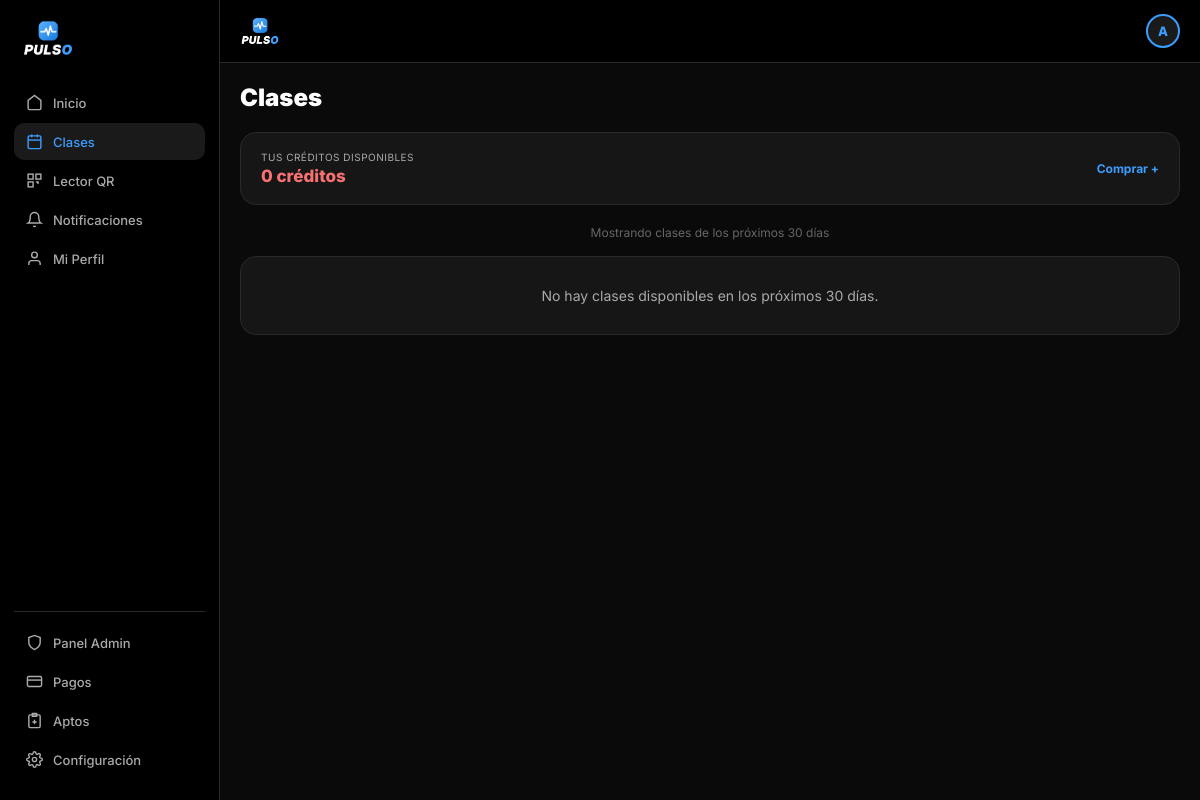
The page /clases.php (signed in) on the database its author committed.
### tables this page shows
CREATE TABLE IF NOT EXISTS configuracion (
  id int(11) NOT NULL DEFAULT 1,
  nombre_gimnasio varchar(100) NOT NULL DEFAULT 'Pulso',
  logo varchar(255) NOT NULL DEFAULT 'logo_pulso.png',
  email_contacto varchar(150) DEFAULT '',
  telefono varchar(30) DEFAULT '',
  direccion varchar(200) DEFAULT '',
  dias_vencimiento int(11) NOT NULL DEFAULT 31,
  whatsapp_activo tinyint(1) NOT NULL DEFAULT 0,
  dias_aviso_vencimiento int(11) NOT NULL DEFAULT 3,
  creditos_aviso int(11) NOT NULL DEFAULT 3,
  horas_cancelacion int(11) NOT NULL DEFAULT 20,
  PRIMARY KEY (id)
);

CREATE TABLE IF NOT EXISTS registronuevo (
  id int(11) NOT NULL AUTO_INCREMENT,
  nombre varchar(100) NOT NULL,
  apellido varchar(100) NOT NULL,
  email varchar(150) DEFAULT NULL,
  user varchar(80) NOT NULL,
  pass varchar(255) NOT NULL,
  telefono varchar(30) DEFAULT NULL,
  genero varchar(20) DEFAULT NULL,
  rol enum('alumno','administrador') DEFAULT 'alumno',
  creditos int(11) DEFAULT 0,
  vencimiento_creditos date DEFAULT NULL,
  apto_medico tinyint(1) DEFAULT 0,
  fecha_registro datetime DEFAULT current_timestamp(),
  apto_medico_archivo varchar(255) DEFAULT NULL,
  apto_estado enum('sin_cargar','pendiente','aprobado','rechazado') NOT NULL DEFAULT 'sin_cargar',
  apto_motivo varchar(255) DEFAULT NULL,
  apto_fecha_subida datetime DEFAULT NULL,
  apto_fecha_revision datetime DEFAULT NULL,
  wa_avisos tinyint(1) NOT NULL DEFAULT 1,
  aviso_venc_enviado date DEFAULT NULL,
  PRIMARY KEY (id),
  UNIQUE KEY user (user),
  UNIQUE KEY email (email)
);

### config.php (called while the page is built, shortened)
<?php
function cfg($clave, $por_defecto = '')
{
    global $conex;
    static $datos = null;
    if ($datos === null) {
        $res = mysqli_query($conex, "SELECT * FROM configuracion WHERE id = 1");
        $datos = ($res && mysqli_num_rows($res) > 0) ? mysqli_fetch_assoc($res) : array();
    }
    return (isset($datos[$clave]) && $datos[$clave] !== '') ? $datos[$clave] : $por_defecto;
}
function gym_nombre() { return htmlspecialchars(cfg('nombre_gimnasio', 'Pulso')); }
function gym_logo()   { return htmlspecialchars(cfg('logo', 'logo_pulso.png')); }

### auth.php (called while the page is built, shortened)
<?php
require_once __DIR__ . '/config.php';
function rol_actual()
{
    return isset($_SESSION['rol']) ? $_SESSION['rol'] : 'alumno';
}
function inicial_usuario_actual()
{
    return strtoupper(substr($_SESSION['usuario'], 0, 1));
}
?>

### clases.php (the view, shortened to what this page needs)
<?php
require_once 'auth.php';
$pagina_activa = 'clases';
$uid = $_SESSION['usuario_id'];
$res_cred = mysqli_query($conex, "SELECT creditos FROM registronuevo WHERE id=$uid LIMIT 1");
$alumno = mysqli_fetch_assoc($res_cred);
$creditos = (int)($alumno['creditos'] ?? 0);
$horas_baja = max(0, (int)cfg('horas_cancelacion', 20));
$dias_es = ['Domingo','Lunes','Martes','Miércoles','Jueves','Viernes','Sábado'];
$dias_corto = ['Dom','Lun','Mar','Mié','Jue','Vie','Sáb'];
?>
<!DOCTYPE html>
<html lang="es">
<head>
  <link rel="stylesheet" href="styles.css">
</head>
<body>
<?php include '_layout_nav.php'; ?>
<div class="page-body">
  <div class="page-title">Clases</div>
  <div class="next-class" style="margin-bottom:20px">
    <div>
      <div class="next-label">Tus créditos disponibles</div>
      <div class="next-name" style="color:<?= $creditos>0?'var(--blue)':'var(--red)' ?>"><?= $creditos ?> créditos</div>
    </div>
    <?php if ($creditos == 0): ?>
      <a href="acceso_alumno.php" style="color:var(--blue);font-size:12px;font-weight:700;text-decoration:none">Comprar +</a>
    <?php endif; ?>
  </div>
  <div style="font-size:12px;color:var(--text3);margin-bottom:16px;text-align:center">
    Mostrando clases de los próximos 30 días
  </div>
  <?php
  $clases = [];
  if (empty($clases)): ?>
    <div class="notif-card" style="text-align:center;padding:30px;">
      <div style="font-size:14px;color:var(--text2)">No hay clases disponibles en los próximos 30 días.</div>
    </div>
  <?php else: foreach ($clases as $fecha => $items):
    $ts = strtotime($fecha);
    $label = $dias_es[date('w',$ts)] . ' ' . date('d', $ts);
  ?>
  <div style="margin-bottom:20px">
    <div class="day-label"><?= $label ?></div>
    <?php foreach ($items as $c):
      $yo = (bool)$c['yo_inscripto'];
      $disponibles = max(0, ($c['capacidad'] ?? 20) - $c['inscriptos']);
    ?>
    <div class="class-card">
      <div class="date-box">
        <div class="date-num"><?= date('d', $ts) ?></div>
        <div class="date-day"><?= $dias_corto[date('w',$ts)] ?></div>
      </div>
      <div class="class-info">
        <div class="class-name"><?= htmlspecialchars($c['nombre']) ?></div>
        <div class="class-time"><?= substr($c['hora_inicio'],0,5) ?> - <?= substr($c['hora_fin'],0,5) ?></div>
        <div class="class-spots"><?= $disponibles ?> lugares disponibles</div>
      </div>
      <?php if ($yo):
        $inicio = strtotime($c['fecha'] . ' ' . $c['hora_inicio']);
        $faltan = $inicio - time();
        $devuelve = $faltan >= $horas_baja * 3600;
        $msj = $devuelve
          ? '¿Darte de baja de ' . $c['nombre'] . '? Se te devuelve el crédito.'
          : 'Faltan menos de ' . $horas_baja . ' horas para la clase. Si te das de baja liberás tu lugar, pero el crédito NO se devuelve. ¿Darte de baja igual?';
      ?>
        <div class="acciones-clase">
          <span class="btn-class active">Inscripto ✓</span>
          <?php if ($faltan > 0): ?>
          <form method="post" onsubmit="return confirm(<?= htmlspecialchars(json_encode($msj), ENT_QUOTES) ?>)">
            <input type="hidden" name="clase_id" value="<?= $c['id'] ?>">
            <button type="submit" name="cancelar" class="btn-baja">Darme de baja</button>
          </form>
          <?php endif; ?>
        </div>
      <?php elseif ($creditos > 0 && $disponibles > 0): ?>
        <form method="post">
          <input type="hidden" name="clase_id" value="<?= $c['id'] ?>">
          <button type="submit" name="inscribir" class="btn-class">Anotarme</button>
        </form>
      <?php elseif ($creditos == 0): ?>
        <span class="btn-class" style="opacity:.4;cursor:default;font-size:10px">Sin créditos</span>
      <?php else: ?>
        <span class="btn-class" style="opacity:.4;cursor:default">Completa</span>
      <?php endif; ?>
    </div>
    <?php endforeach; ?>
  </div>
  <?php endforeach; endif; ?>
</div>
<?php include '_layout_nav_close.php'; ?>
</body>
</html>

### _layout_nav.php (shortened to what this page needs)
<?php
$inicial = inicial_usuario_actual();
$es_admin = (rol_actual() === 'administrador');
$qr_link = $es_admin ? 'admin_escanear_qr.php' : 'qr.php';
?>
<div class="app-layout">
<aside class="sidebar">
  <div class="sidebar-logo">
    <img src="<?= gym_logo() ?>" alt="<?= gym_nombre() ?>" style="height:36px;width:auto;object-fit:contain;display:block">
  </div>
  <a href="acceso_alumno.php" class="sidebar-item <?= ($pagina_activa==='home') ? 'active':'' ?>">
    <svg viewBox="0 0 24 24" fill="none" stroke="currentColor" stroke-width="2"><path d="M3 9l9-7 9 7v11a2 2 0 01-2 2H5a2 2 0 01-2-2z"/></svg> Inicio
  </a>
  <a href="clases.php" class="sidebar-item <?= ($pagina_activa==='clases') ? 'active':'' ?>">
    <svg viewBox="0 0 24 24" fill="none" stroke="currentColor" stroke-width="2"><rect x="3" y="4" width="18" height="18" rx="2"/><line x1="16" y1="2" x2="16" y2="6"/><line x1="8" y1="2" x2="8" y2="6"/><line x1="3" y1="10" x2="21" y2="10"/></svg> Clases
  </a>
  <a href="<?= $qr_link ?>" class="sidebar-item <?= ($pagina_activa==='qr') ? 'active':'' ?>">
    <svg viewBox="0 0 24 24" fill="none" stroke="currentColor" stroke-width="2"><rect x="3" y="3" width="7" height="7"/><rect x="14" y="3" width="7" height="7"/><rect x="3" y="14" width="7" height="7"/><path d="M14 14h3v3M18 14v.01M14 18h.01M18 18h.01"/></svg>
    <?= $es_admin ? 'Lector QR' : 'Mi QR' ?>
  </a>
  <a href="notificaciones.php" class="sidebar-item <?= ($pagina_activa==='notif') ? 'active':'' ?>">
    <svg viewBox="0 0 24 24" fill="none" stroke="currentColor" stroke-width="2"><path d="M18 8A6 6 0 006 8c0 7-3 9-3 9h18s-3-2-3-9"/><path d="M13.73 21a2 2 0 01-3.46 0"/></svg> Notificaciones
  </a>
  <a href="perfil.php" class="sidebar-item <?= ($pagina_activa==='perfil') ? 'active':'' ?>">
    <svg viewBox="0 0 24 24" fill="none" stroke="currentColor" stroke-width="2"><path d="M20 21v-2a4 4 0 00-4-4H8a4 4 0 00-4 4v2"/><circle cx="12" cy="7" r="4"/></svg> Mi Perfil
  </a>
  <?php if ($es_admin): ?>
  <div class="sidebar-footer">
    <a href="acceso_administrador.php" class="sidebar-item <?= ($pagina_activa==='admin') ? 'active':'' ?>">
      <svg viewBox="0 0 24 24" fill="none" stroke="currentColor" stroke-width="2"><path d="M12 22s8-4 8-10V5l-8-3-8 3v7c0 6 8 10 8 10z"/></svg> Panel Admin
    </a>
    <a href="admin_pagos.php" class="sidebar-item <?= ($pagina_activa==='pagos') ? 'active':'' ?>">
      <svg viewBox="0 0 24 24" fill="none" stroke="currentColor" stroke-width="2"><rect x="2" y="5" width="20" height="14" rx="2"/><line x1="2" y1="10" x2="22" y2="10"/></svg> Pagos
    </a>
    <a href="admin_aptos.php" class="sidebar-item <?= ($pagina_activa==='aptos') ? 'active':'' ?>">
      <svg viewBox="0 0 24 24" fill="none" stroke="currentColor" stroke-width="2"><path d="M9 2h6v4H9z"/><rect x="4" y="4" width="16" height="18" rx="2"/><path d="M12 11v6M9 14h6"/></svg> Aptos
    </a>
    <a href="admin_configuracion.php" class="sidebar-item <?= ($pagina_activa==='config') ? 'active':'' ?>">
      Configuración
    </a>
  </div>
  <?php endif; ?>
</aside>
<div class="main-content">
<header class="app-header">
  <img src="<?= gym_logo() ?>" alt="<?= gym_nombre() ?>" style="height:28px;width:auto;object-fit:contain">
  <a href="perfil.php" class="avatar-sm"><?= htmlspecialchars($inicial) ?></a>
</header>

### styles.css (style rules this page uses)
:root { --bg: #0a0a0a; --bg2: #111111; --bg3: #1a1a1a; --card: #161616; --border: #2a2a2a; --blue: #3b9eff; --blue-dark: #1a7de0; --text: #ffffff; --text2: #aaaaaa; --text3: #666666; --green: #4ade80; --red: #f87171; }
* { margin: 0; padding: 0; box-sizing: border-box; }
body { font-family: 'Inter', sans-serif; background: var(--bg); color: var(--text); min-height: 100vh; }
.app-header { background: #000; padding: 14px 20px; display: flex; align-items: center; justify-content: space-between; border-bottom: 1px solid var(--border); position: sticky; top: 0; z-index: 50; }
.avatar-sm { width: 34px; height: 34px; border-radius: 50%; background: var(--bg3); border: 2px solid var(--blue); display: flex; align-items: center; justify-content: center; font-size: 13px; font-weight: 800; color: var(--blue); text-decoration: none; cursor: pointer; }
.app-layout { display: flex; }
.page-body { padding: 20px; padding-bottom: 90px; }
.sidebar { width: 220px; min-height: 100vh; background: #000; border-right: 1px solid var(--border); padding: 20px 14px; position: fixed; top: 0; left: 0; bottom: 0; display: none; flex-direction: column; }
.sidebar-logo { font-size: 16px; font-weight: 900; margin-bottom: 28px; padding: 0 8px; color: #fff; }
.sidebar-item { display: flex; align-items: center; gap: 10px; padding: 10px 12px; border-radius: 10px; cursor: pointer; color: var(--text2); font-size: 13px; font-weight: 500; transition: all .2s; margin-bottom: 2px; border: none; background: none; width: 100%; font-family: inherit; text-align: left; text-decoration: none; }
.sidebar-item:hover, .sidebar-item.active { background: var(--bg3); color: #fff; }
.sidebar-item.active { color: var(--blue); }
.sidebar-item svg { width: 17px; height: 17px; flex-shrink: 0; }
.sidebar-footer { margin-top: auto; border-top: 1px solid var(--border); padding-top: 12px; }
.main-content { flex: 1; }
@media (min-width: 768px) { .sidebar { display: flex; } }
@media (min-width: 768px) { .main-content { margin-left: 220px; } }
@media (min-width: 768px) { .app-header { left: 220px; } }
.next-class { background: var(--card); border: 1px solid var(--border); border-radius: 14px; padding: 14px 18px; display: flex; align-items: center; justify-content: space-between; margin-bottom: 18px; }
.next-label { font-size: 10px; color: var(--text2); text-transform: uppercase; letter-spacing: 0.5px; margin-bottom: 3px; }
.next-name { font-size: 17px; font-weight: 800; }
.notif-card { background: var(--card); border: 1px solid var(--border); border-radius: 12px; padding: 14px 16px; margin-bottom: 10px; }
.page-title { font-size: 21px; font-weight: 900; margin-bottom: 18px; }
.page-title { font-size: 24px !important; font-weight: 900 !important; margin-bottom: 20px !important; }
.card-tp, .class-card, .notif-card, .abono-item { border-radius: 16px !important; }
.next-class { border-radius: 16px !important; padding: 18px 20px !important; }

### rows shown on the page
configuracion: logo (picture)
registronuevo: creditos "0"

### other values the page prints
$inicial "A"
